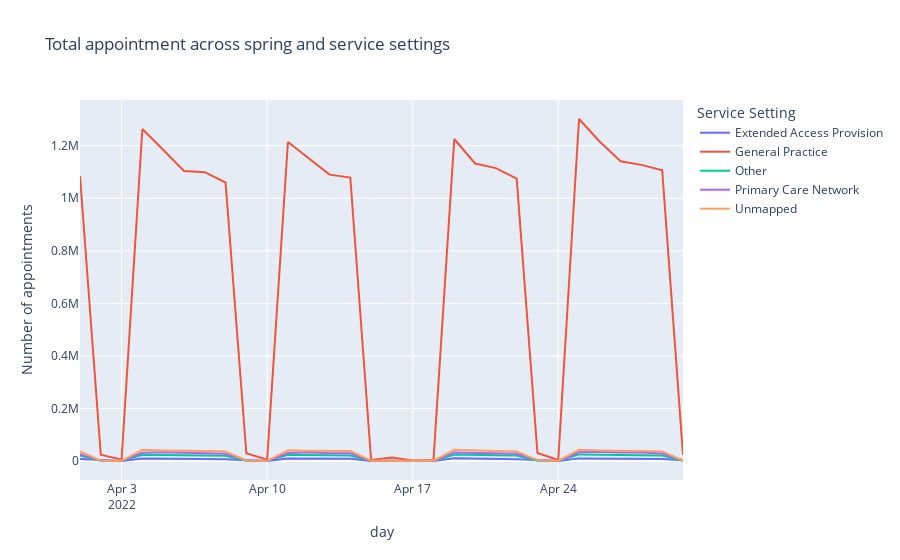

Notebook code cell kept with this figure:
### Markdown cell above
**Spring (April 2022):**

### Code cell
# Look at April 2022 in more detail to allow a closer look.
# Create a lineplot.
fig = px.line(nc_ss_spring, x = 'appointment_date', y = 'count_of_appointments', color = 'service_setting',
                 title = 'Total appointment across spring and service settings', 
                 labels = {'appointment_date': 'day',
                           'count_of_appointments': 'Number of appointments',
                           'service_setting': 'Service Setting'})
fig.show()

### Figure 1 — Plotly figure (JSON) as saved in the notebook; plotly's stock layout.template omitted (floating-point values rounded to 4 significant figures)
{"data": [{"hovertemplate": "Service Setting=Extended Access Provision<br>day=%{x}<br>Number of appointments=%{y}<extra></extra>", "legendgroup": "Extended Access Provision", "line": {"color": "#636efa", "dash": "solid"}, "mode": "lines", "name": "Extended Access Provision", "orientation": "v", "showlegend": true, "type": "scatter", "x": ["2022-04-01T00:00:00", "2022-04-02T00:00:00", "2022-04-03T00:00:00", "2022-04-04T00:00:00", "2022-04-05T00:00:00", "2022-04-06T00:00:00", "2022-04-07T00:00:00", "2022-04-08T00:00:00", "2022-04-09T00:00:00", "2022-04-10T00:00:00", "2022-04-11T00:00:00", "2022-04-12T00:00:00", "2022-04-13T00:00:00", "2022-04-14T00:00:00", "2022-04-15T00:00:00", "2022-04-16T00:00:00", "2022-04-17T00:00:00", "2022-04-18T00:00:00", "2022-04-19T00:00:00", "2022-04-20T00:00:00", "2022-04-21T00:00:00", "2022-04-22T00:00:00", "2022-04-23T00:00:00", "2022-04-24T00:00:00", "2022-04-25T00:00:00", "2022-04-26T00:00:00", "2022-04-27T00:00:00", "2022-04-28T00:00:00", "2022-04-29T00:00:00", "2022-04-30T00:00:00"], "xaxis": "x", "y": [8011, 3294, 617, 9884, 9536, 8756, 9600, 7232, 3392, 548, 9657, 9694, 8923, 9123, 417, 2273, 383, 448, 10346, 9193, 9347, 7388, 3972, 601, 10272, 10005, 9313, 9157, 7486, 3416], "yaxis": "y"}, {"hovertemplate": "Service Setting=General Practice<br>day=%{x}<br>Number of appointments=%{y}<extra></extra>", "legendgroup": "General Practice", "line": {"color": "#EF553B", "dash": "solid"}, "mode": "lines", "name": "General Practice", "orientation": "v", "showlegend": true, "type": "scatter", "x": ["2022-04-01T00:00:00", "2022-04-02T00:00:00", "2022-04-03T00:00:00", "2022-04-04T00:00:00", "2022-04-05T00:00:00", "2022-04-06T00:00:00", "2022-04-07T00:00:00", "2022-04-08T00:00:00", "2022-04-09T00:00:00", "2022-04-10T00:00:00", "2022-04-11T00:00:00", "2022-04-12T00:00:00", "2022-04-13T00:00:00", "2022-04-14T00:00:00", "2022-04-15T00:00:00", "2022-04-16T00:00:00", "2022-04-17T00:00:00", "2022-04-18T00:00:00", "2022-04-19T00:00:00", "2022-04-20T00:00:00", "2022-04-21T00:00:00", "2022-04-22T00:00:00", "2022-04-23T00:00:00", "2022-04-24T00:00:00", "2022-04-25T00:00:00", "2022-04-26T00:00:00", "2022-04-27T00:00:00", "2022-04-28T00:00:00", "2022-04-29T00:00:00", "2022-04-30T00:00:00"], "xaxis": "x", "y": [1085037, 23964, 5600, 1263569, 1184697, 1103491, 1099304, 1060055, 29595, 5029, 1214069, 1153316, 1089859, 1078820, 4086, 13885, 2484, 3865, 1225487, 1132246, 1114739, 1074609, 30775, 4046, 1301588, 1215118, 1140758, 1127015, 1106010, 23675], "yaxis": "y"}, {"hovertemplate": "Service Setting=Other<br>day=%{x}<br>Number of appointments=%{y}<extra></extra>", "legendgroup": "Other", "line": {"color": "#00cc96", "dash": "solid"}, "mode": "lines", "name": "Other", "orientation": "v", "showlegend": true, "type": "scatter", "x": ["2022-04-01T00:00:00", "2022-04-02T00:00:00", "2022-04-03T00:00:00", "2022-04-04T00:00:00", "2022-04-05T00:00:00", "2022-04-06T00:00:00", "2022-04-07T00:00:00", "2022-04-08T00:00:00", "2022-04-09T00:00:00", "2022-04-10T00:00:00", "2022-04-11T00:00:00", "2022-04-12T00:00:00", "2022-04-13T00:00:00", "2022-04-14T00:00:00", "2022-04-15T00:00:00", "2022-04-16T00:00:00", "2022-04-17T00:00:00", "2022-04-18T00:00:00", "2022-04-19T00:00:00", "2022-04-20T00:00:00", "2022-04-21T00:00:00", "2022-04-22T00:00:00", "2022-04-23T00:00:00", "2022-04-24T00:00:00", "2022-04-25T00:00:00", "2022-04-26T00:00:00", "2022-04-27T00:00:00", "2022-04-28T00:00:00", "2022-04-29T00:00:00", "2022-04-30T00:00:00"], "xaxis": "x", "y": [21077, 1136, 598, 24241, 23009, 21731, 21346, 20511, 1152, 370, 23829, 22900, 22287, 21213, 477, 772, 314, 429, 24913, 22465, 22262, 20881, 1177, 321, 25352, 24063, 22831, 23303, 21294, 1148], "yaxis": "y"}, {"hovertemplate": "Service Setting=Primary Care Network<br>day=%{x}<br>Number of appointments=%{y}<extra></extra>", "legendgroup": "Primary Care Network", "line": {"color": "#ab63fa", "dash": "solid"}, "mode": "lines", "name": "Primary Care Network", "orientation": "v", "showlegend": true, "type": "scatter", "x": ["2022-04-01T00:00:00", "2022-04-02T00:00:00", "2022-04-03T00:00:00", "2022-04-04T00:00:00", "2022-04-05T00:00:00", "2022-04-06T00:00:00", "2022-04-07T00:00:00", "2022-04-08T00:00:00", "2022-04-09T00:00:00", "2022-04-10T00:00:00", "2022-04-11T00:00:00", "2022-04-12T00:00:00", "2022-04-13T00:00:00", "2022-04-14T00:00:00", "2022-04-15T00:00:00", "2022-04-16T00:00:00", "2022-04-17T00:00:00", "2022-04-18T00:00:00", "2022-04-19T00:00:00", "2022-04-20T00:00:00", "2022-04-21T00:00:00", "2022-04-22T00:00:00", "2022-04-23T00:00:00", "2022-04-24T00:00:00", "2022-04-25T00:00:00", "2022-04-26T00:00:00", "2022-04-27T00:00:00", "2022-04-28T00:00:00", "2022-04-29T00:00:00", "2022-04-30T00:00:00"], "xaxis": "x", "y": [26493, 2038, 352, 31405, 33292, 30737, 30299, 27929, 3255, 458, 30935, 33436, 30148, 29757, 453, 1263, 293, 342, 32873, 31052, 31206, 27933, 4195, 530, 33522, 35115, 32454, 32603, 28752, 3150], "yaxis": "y"}, {"hovertemplate": "Service Setting=Unmapped<br>day=%{x}<br>Number of appointments=%{y}<extra></extra>", "legendgroup": "Unmapped", "line": {"color": "#FFA15A", "dash": "solid"}, "mode": "lines", "name": "Unmapped", "orientation": "v", "showlegend": true, "type": "scatter", "x": ["2022-04-01T00:00:00", "2022-04-02T00:00:00", "2022-04-03T00:00:00", "2022-04-04T00:00:00", "2022-04-05T00:00:00", "2022-04-06T00:00:00", "2022-04-07T00:00:00", "2022-04-08T00:00:00", "2022-04-09T00:00:00", "2022-04-10T00:00:00", "2022-04-11T00:00:00", "2022-04-12T00:00:00", "2022-04-13T00:00:00", "2022-04-14T00:00:00", "2022-04-15T00:00:00", "2022-04-16T00:00:00", "2022-04-17T00:00:00", "2022-04-18T00:00:00", "2022-04-19T00:00:00", "2022-04-20T00:00:00", "2022-04-21T00:00:00", "2022-04-22T00:00:00", "2022-04-23T00:00:00", "2022-04-24T00:00:00", "2022-04-25T00:00:00", "2022-04-26T00:00:00", "2022-04-27T00:00:00", "2022-04-28T00:00:00", "2022-04-29T00:00:00", "2022-04-30T00:00:00"], "xaxis": "x", "y": [36836, 1517, 1037, 42722, 40706, 37984, 38123, 36558, 2174, 1021, 40805, 39419, 37867, 38814, 1468, 1326, 768, 1599, 42942, 39792, 38311, 36684, 2691, 974, 42723, 40312, 38147, 38240, 36909, 1844], "yaxis": "y"}], "layout": {"legend": {"title": {"text": "Service Setting"}, "tracegroupgap": 0}, "title": {"text": "Total appointment across spring and service settings"}, "xaxis": {"anchor": "y", "domain": [0, 1], "title": {"text": "day"}}, "yaxis": {"anchor": "x", "domain": [0, 1], "title": {"text": "Number of appointments"}}}}
